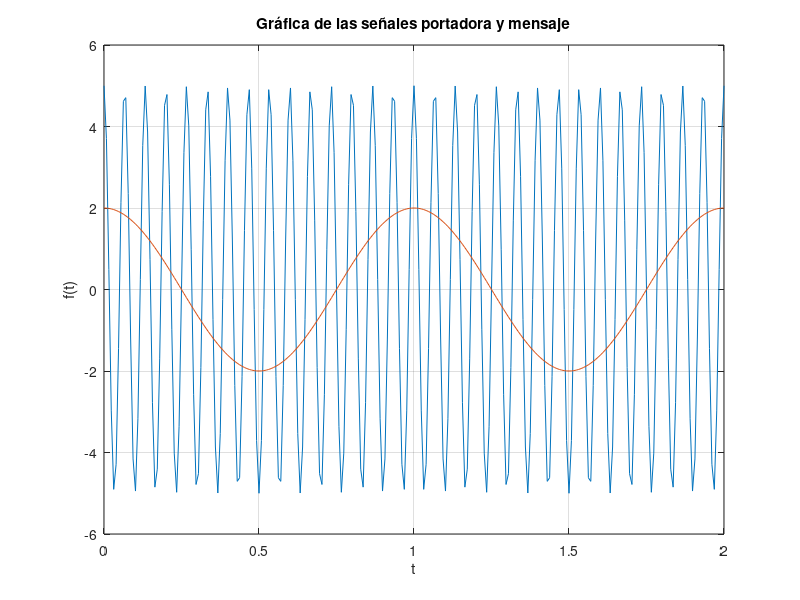

The MATLAB source for this figure:
%{
** ######################################################################################################
**      Archivo: 03 - 01 - SenhalesQueIntervienen.m
**      SO: Windows 10
**      Herramienta: Visual Studio Code
**                   MATLAB R2023a
**
**      Notas:
**          En esta parte de la practica se realizara presentación de las dos señales que intervienen en
**          la modulación.
** ######################################################################################################
%}

clear all
clf                                     % Elimina las figuras
clc

% MAIN PROGRAM
Fs = 128;                               % Declaramos las cntes
T = 1 / Fs;
A = 5;
fport = 15;
Amen = 2;
fmen = 1;

t = 0 : T : 2;                          % Definimos el intervalo

Sport = A * cos(2 * pi* fport * t);     % Declaramos las funciónes
Smen = Amen * cos(2 * pi * fmen * t);

plot(t, Sport)                          % Graficamos las funciones
hold on
plot(t, Smen)
hold off
title('Gráfica de las señales portadora y mensaje')
ylabel('f(t)')
xlabel('t')
grid on